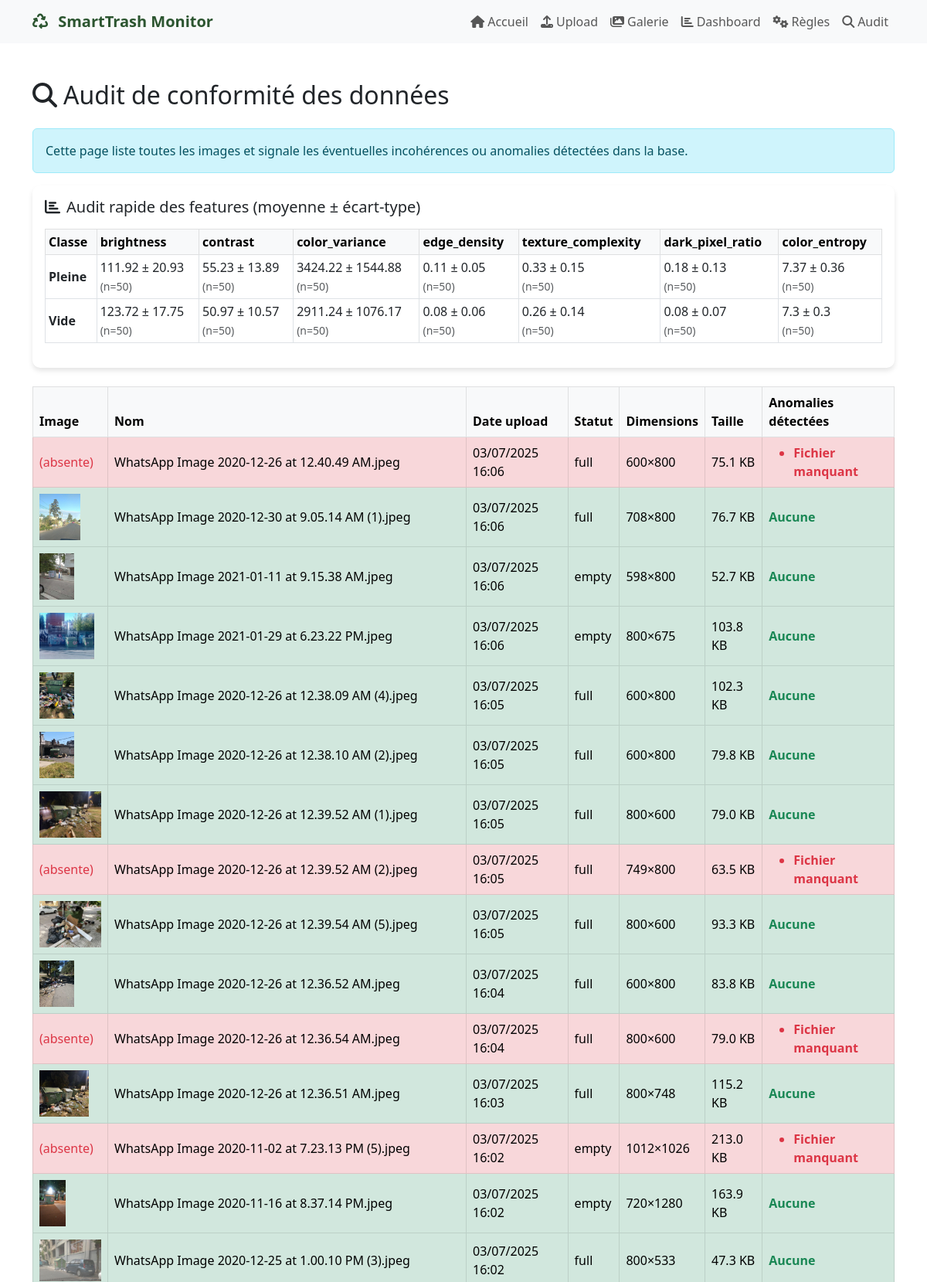
Screenshot of /audit (upper part) with the database file from the repository.
### app.py (models this page shows, shortened)
class TrashImage(db.Model):
    id = db.Column(db.Integer, primary_key=True)
    filename = db.Column(db.String(255), nullable=False)
    original_filename = db.Column(db.String(255), nullable=False)
    upload_date = db.Column(db.DateTime, default=lambda: datetime.now(timezone.utc))
    status = db.Column(db.String(50), default='pending')
    manual_status = db.Column(db.String(50))
    ai_prediction = db.Column(db.String(50))  # 'full' ou 'empty'
    ai_confidence = db.Column(db.Float)  # Score de confiance (0-1)
    ai_validated = db.Column(db.Boolean, default=False)  # Si l'IA a été validée
    ai_correct = db.Column(db.Boolean)  # Si la prédiction IA était correcte
    knn_prediction = db.Column(db.String(50))  # 'full' ou 'empty'
    knn_confidence = db.Column(db.Float)  # Score de confiance (0-1)
    rf_prediction = db.Column(db.String(50))
    rf_confidence = db.Column(db.Float)
    svm_prediction = db.Column(db.String(50))
    svm_confidence = db.Column(db.Float)
    ml_vote = db.Column(db.String(50))
    file_size = db.Column(db.Integer)
    width = db.Column(db.Integer)
    height = db.Column(db.Integer)
    avg_color_r = db.Column(db.Float)
    avg_color_g = db.Column(db.Float)
    avg_color_b = db.Column(db.Float)
    contrast = db.Column(db.Float)
    brightness = db.Column(db.Float)
    color_variance = db.Column(db.Float)  # Variance des couleurs
    edge_density = db.Column(db.Float)  # Densité de contours
    texture_complexity = db.Column(db.Float)  # Complexité de texture
    dark_pixel_ratio = db.Column(db.Float)  # Ratio de pixels sombres
    color_entropy = db.Column(db.Float)  # Entropie des couleurs
    spatial_distribution = db.Column(db.Float)  # Distribution spatiale
    latitude = db.Column(db.Float, default=48.8566)
    longitude = db.Column(db.Float, default=2.3522)
    location_name = db.Column(db.String(255), default='Paris')
    ml_correct = db.Column(db.Boolean)  # Si le vote ML était correct

### app.py (the view)
@app.route('/audit')
def audit():
    images = TrashImage.query.order_by(TrashImage.upload_date.desc()).all()
    audit_results = []
    for img in images:
        anomalies = []
        filepath = os.path.join(app.config['UPLOAD_FOLDER'], img.filename)
        if not os.path.exists(filepath):
            anomalies.append("Fichier manquant")
        if not img.width or not img.height or img.width <= 0 or img.height <= 0:
            anomalies.append("Dimensions invalides")
        if not img.file_size or img.file_size <= 0:
            anomalies.append("Taille fichier nulle")
        for field in ["brightness", "contrast", "color_variance", "edge_density", "dark_pixel_ratio"]:
            val = getattr(img, field, None)
            if val is None:
                anomalies.append(f"{field} manquant")
        if img.status not in ["full", "empty", "pending"]:
            anomalies.append("Statut inconnu")
        if not img.ai_prediction:
            anomalies.append("Pas de prédiction")
        audit_results.append({
            "image": img,
            "anomalies": anomalies
        })
    features = ["brightness", "contrast", "color_variance", "edge_density", "texture_complexity", "dark_pixel_ratio", "color_entropy"]
    stats = {}
    for classe in ["full", "empty"]:
        classe_imgs = [img for img in images if img.status == classe]
        stats[classe] = {}
        for feat in features:
            vals = [getattr(img, feat, None) for img in classe_imgs if getattr(img, feat, None) is not None]
            vals = [v for v in vals if v is not None]  # Filtre les None pour éviter l'erreur numpy
            if vals:
                stats[classe][feat] = {
                    "mean": float(np.mean(vals)),
                    "std": float(np.std(vals)),
                    "count": len(vals)
                }
            else:
                stats[classe][feat] = {"mean": None, "std": None, "count": 0}
    return render_template('audit.html', audit_results=audit_results, feature_stats=stats)

### templates/audit.html (shortened to what this page needs)
{% extends "base.html" %}
{% block content %}
<div class="container py-5">
    <h2 class="mb-4"><i class="fas fa-search me-2"></i>Audit de conformité des données</h2>
    <div class="alert alert-info">Cette page liste toutes les images et signale les éventuelles incohérences ou anomalies détectées dans la base.</div>
    <div class="card mb-4">
        <div class="card-body">
            <h5 class="card-title mb-3"><i class="fas fa-chart-bar me-2"></i>Audit rapide des features (moyenne ± écart-type)</h5>
            <div class="table-responsive">
                <table class="table table-sm table-bordered align-middle">
                    <thead class="table-light">
                        <tr>
                            <th>Classe</th>
                            {% for feat in feature_stats['full'].keys() %}
                                <th>{{ feat }}</th>
                            {% endfor %}
                        </tr>
                    </thead>
                    <tbody>
                        {% for classe in ['full', 'empty'] %}
                        <tr>
                            <td><b>{% if classe == 'full' %}Pleine{% else %}Vide{% endif %}</b></td>
                            {% for feat, stat in feature_stats[classe].items() %}
                                <td>
                                    {% if stat.mean is not none %}
                                        {{ stat.mean|round(2) }} ± {{ stat.std|round(2) }}<br><small class="text-muted">(n={{ stat.count }})</small>
                                    {% else %}
                                        <span class="text-muted">N/A</span>
                                    {% endif %}
                                </td>
                            {% endfor %}
                        </tr>
                        {% endfor %}
                    </tbody>
                </table>
            </div>
        </div>
    </div>
    <table class="table table-bordered table-hover align-middle">
        <thead class="table-light">
            <tr>
                <th>Image</th>
                <th>Nom</th>
                <th>Date upload</th>
                <th>Statut</th>
                <th>Dimensions</th>
                <th>Taille</th>
                <th>Anomalies détectées</th>
            </tr>
        </thead>
        <tbody>
            {% for entry in audit_results %}
            <tr class="{% if entry.anomalies %}table-danger{% else %}table-success{% endif %}">
                <td style="width:90px">
                    {% if entry.image.filename and entry.anomalies and 'Fichier manquant' in entry.anomalies %}
                        <span class="text-danger">(absente)</span>
                    {% else %}
                        <img src="{{ url_for('uploaded_file', filename=entry.image.filename) }}" alt="img" style="max-width:80px;max-height:60px;">
                    {% endif %}
                </td>
                <td>{{ entry.image.original_filename }}</td>
                <td>{{ entry.image.upload_date.strftime('%d/%m/%Y %H:%M') }}</td>
                <td>{{ entry.image.status }}</td>
                <td>{{ entry.image.width }}×{{ entry.image.height }}</td>
                <td>{{ (entry.image.file_size/1024)|round(1) }} KB</td>
                <td>
                    {% if entry.anomalies %}
                        <ul class="mb-0">
                        {% for a in entry.anomalies %}
                            <li class="fw-bold text-danger">{{ a }}</li>
                        {% endfor %}
                        </ul>
                    {% else %}
                        <span class="text-success fw-bold">Aucune</span>
                    {% endif %}
                </td>
            </tr>
            {% endfor %}
        </tbody>
    </table>
</div>
{% endblock %}

### templates/base.html (shortened to what this page needs)
<!DOCTYPE html>
<html lang="fr">
<head>
    <link href="https://cdn.jsdelivr.net/npm/bootstrap@5.3.0/dist/css/bootstrap.min.css" rel="stylesheet">
    <link rel="stylesheet" href="https://cdnjs.cloudflare.com/ajax/libs/font-awesome/6.4.0/css/all.min.css">
</head>
<body>
    <nav class="navbar navbar-expand-lg navbar-light bg-light">
        <div class="container">
            <a class="navbar-brand" href="{{ url_for('index') }}">
                <i class="fas fa-recycle me-2"></i>
                SmartTrash Monitor
            </a>
            <div class="collapse navbar-collapse" id="navbarNav">
                <ul class="navbar-nav ms-auto">
                    <li class="nav-item">
                        <a class="nav-link" href="{{ url_for('index') }}">
                            <i class="fas fa-home me-1"></i>Accueil
                        </a>
                    </li>
                    <li class="nav-item">
                        <a class="nav-link" href="{{ url_for('upload') }}">
                            <i class="fas fa-upload me-1"></i>Upload
                        </a>
                    </li>
                    <li class="nav-item">
                        <a class="nav-link" href="{{ url_for('gallery') }}">
                            <i class="fas fa-images me-1"></i>Galerie
                        </a>
                    </li>
                    <li class="nav-item">
                        <a class="nav-link" href="{{ url_for('dashboard') }}">
                            <i class="fas fa-chart-bar me-1"></i>Dashboard
                        </a>
                    </li>
                    <li class="nav-item">
                        <a class="nav-link" href="{{ url_for('rules') }}">
                            <i class="fas fa-cogs me-1"></i>Règles
                        </a>
                    </li>
                    <li class="nav-item">
                        <a class="nav-link" href="{{ url_for('audit') }}">
                            <i class="fas fa-search me-1"></i>Audit
                        </a>
                    </li>
                </ul>
            </div>
        </div>
    </nav>
    <main>
        {% block content %}{% endblock %}
    </main>
</body>
</html>

### templates/base.html (style rules this page uses)
.navbar-brand { font-weight: bold; color: #2c5530 !important; }
.card { box-shadow: 0 4px 6px rgba(0, 0, 0, 0.1); border: none; border-radius: 10px; }

### rows the page displays
TrashImage: image.original_filename "WhatsApp Image 2020-12-26 at 12.40.49 AM.jpeg", image.upload_date "03/07/2025 16:06", image.status "full", image.width "600", image.height "800", (entry.image.file_size/1024)|round(1) "75.1"
TrashImage: filename (picture), image.original_filename "WhatsApp Image 2020-12-30 at 9.05.14 AM (1).jpeg", image.upload_date "03/07/2025 16:06", image.status "full", image.width "708", image.height "800", (entry.image.file_size/1024)|round(1) "76.7"
TrashImage: filename (picture), image.original_filename "WhatsApp Image 2021-01-11 at 9.15.38 AM.jpeg", image.upload_date "03/07/2025 16:06", image.status "empty", image.width "598", image.height "800", (entry.image.file_size/1024)|round(1) "52.7"
TrashImage: filename (picture), image.original_filename "WhatsApp Image 2021-01-29 at 6.23.22 PM.jpeg", image.upload_date "03/07/2025 16:06", image.status "empty", image.width "800", image.height "675", (entry.image.file_size/1024)|round(1) "103.8"
TrashImage: filename (picture), image.original_filename "WhatsApp Image 2020-12-26 at 12.38.09 AM (4).jpeg", image.upload_date "03/07/2025 16:05", image.status "full", image.width "600", image.height "800", (entry.image.file_size/1024)|round(1) "102.3"
TrashImage: filename (picture), image.original_filename "WhatsApp Image 2020-12-26 at 12.38.10 AM (2).jpeg", image.upload_date "03/07/2025 16:05", image.status "full", image.width "600", image.height "800", (entry.image.file_size/1024)|round(1) "79.8"
TrashImage: filename (picture), image.original_filename "WhatsApp Image 2020-12-26 at 12.39.52 AM (1).jpeg", image.upload_date "03/07/2025 16:05", image.status "full", image.width "800", image.height "600", (entry.image.file_size/1024)|round(1) "79.0"
TrashImage: image.original_filename "WhatsApp Image 2020-12-26 at 12.39.52 AM (2).jpeg", image.upload_date "03/07/2025 16:05", image.status "full", image.width "749", image.height "800", (entry.image.file_size/1024)|round(1) "63.5"
TrashImage: filename (picture), image.original_filename "WhatsApp Image 2020-12-26 at 12.39.54 AM (5).jpeg", image.upload_date "03/07/2025 16:05", image.status "full", image.width "800", image.height "600", (entry.image.file_size/1024)|round(1) "93.3"
TrashImage: filename (picture), image.original_filename "WhatsApp Image 2020-12-26 at 12.36.52 AM.jpeg", image.upload_date "03/07/2025 16:04", image.status "full", image.width "600", image.height "800", (entry.image.file_size/1024)|round(1) "83.8"
TrashImage: image.original_filename "WhatsApp Image 2020-12-26 at 12.36.54 AM.jpeg", image.upload_date "03/07/2025 16:04", image.status "full", image.width "800", image.height "600", (entry.image.file_size/1024)|round(1) "79.0"
TrashImage: filename (picture), image.original_filename "WhatsApp Image 2020-12-26 at 12.36.51 AM.jpeg", image.upload_date "03/07/2025 16:03", image.status "full", image.width "800", image.height "748", (entry.image.file_size/1024)|round(1) "115.2"
TrashImage: image.original_filename "WhatsApp Image 2020-11-02 at 7.23.13 PM (5).jpeg", image.upload_date "03/07/2025 16:02", image.status "empty", image.width "1012", image.height "1026", (entry.image.file_size/1024)|round(1) "213.0"
TrashImage: filename (picture), image.original_filename "WhatsApp Image 2020-11-16 at 8.37.14 PM.jpeg", image.upload_date "03/07/2025 16:02", image.status "empty", image.width "720", image.height "1280", (entry.image.file_size/1024)|round(1) "163.9"
TrashImage: filename (picture), image.original_filename "WhatsApp Image 2020-12-25 at 1.00.10 PM (3).jpeg", image.upload_date "03/07/2025 16:02", image.status "full", image.width "800", image.height "533", (entry.image.file_size/1024)|round(1) "47.3"

### other values shown
{{ feat }} "brightness" "contrast" "color_variance" "edge_density" "texture_complexity" "dark_pixel_ratio" "color_entropy"
{{ stat.mean|round(2) }} "111.92" "55.23" "3424.22" "0.11" "0.33" "0.18" "7.37" "123.72" "50.97" "2911.24" "0.08" "0.26" "0.08" "7.3"
{{ stat.std|round(2) }} "20.93" "13.89" "1544.88" "0.05" "0.15" "0.13" "0.36" "17.75" "10.57" "1076.17" "0.06" "0.14" "0.07" "0.3"
{{ stat.count }} "50" "50" "50" "50" "50" "50" "50" "50" "50" "50" "50" "50" "50" "50"
{{ a }} "Fichier manquant" "Fichier manquant" "Fichier manquant" "Fichier manquant"
